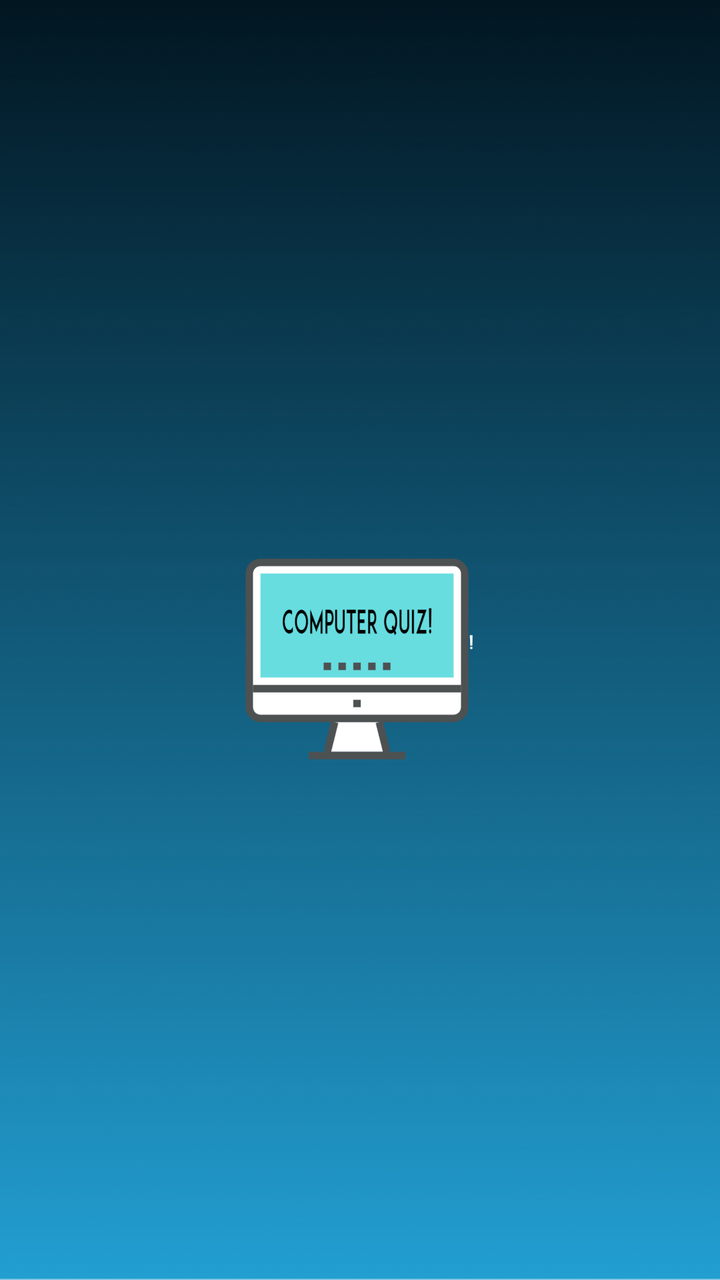
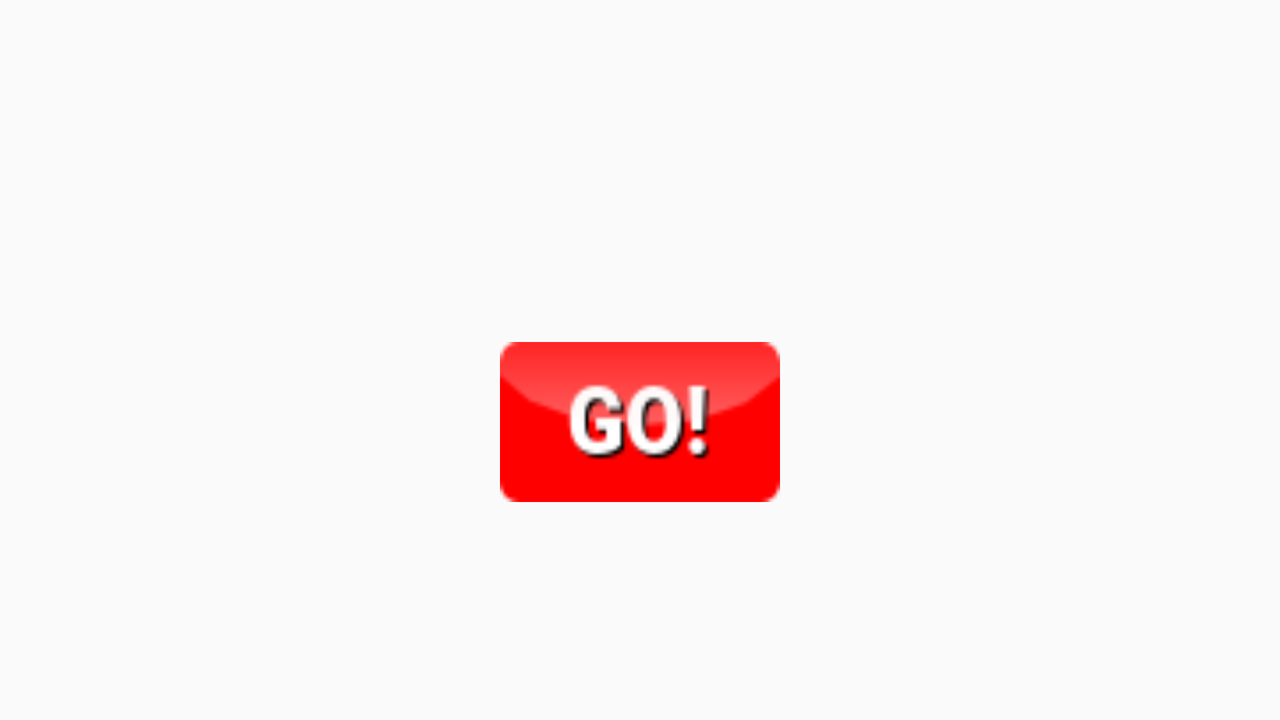

Two renders of one Android screen. The first uses the default layout on a phone; the second uses the alternative layout the repository ships for a different screen configuration, on a matching device. The two XML files are below.
<!-- AndroidManifest.xml: application theme AppTheme -->
<!-- res/layout/activity_start.xml -->
<?xml version="1.0" encoding="utf-8"?>
<RelativeLayout xmlns:android="http://schemas.android.com/apk/res/android"
    xmlns:app="http://schemas.android.com/apk/res-auto"
    xmlns:tools="http://schemas.android.com/tools"
    android:layout_width="match_parent"
    android:layout_height="match_parent"
    android:background="@drawable/background"
    tools:context="mrk2.kunalpatel.com.demoapps.Start">


    <ImageView
        android:id="@+id/imageView2"
        android:layout_width="wrap_content"

        android:layout_height="196dp"
        android:layout_alignParentStart="true"
        android:layout_alignParentTop="true"
        android:layout_alignParentEnd="true"
        android:layout_alignParentBottom="true"
        android:layout_marginStart="76dp"
        android:layout_marginTop="277dp"
        android:layout_marginEnd="77dp"
        android:layout_marginBottom="258dp"
        app:srcCompat="@drawable/computer_quiz_logo"
        tools:ignore="ContentDescription" />


</RelativeLayout>
<!-- resources referenced by this layout -->
<resources>
  <!-- drawable background: png bitmap (drawable, 198877 bytes) -->
  <!-- drawable computer_quiz_logo: png bitmap (drawable, 25265 bytes) -->
  <!-- from res/values-v21/ -->
  <style name="AppTheme" parent="Theme.AppCompat.Light.NoActionBar">
          
          <item name="colorPrimary">@color/colorPrimary</item>
          <item name="colorPrimaryDark">@color/statusbar</item>
          <item name="colorAccent">@color/colorAccent</item>
  
      </style>
  <color name="colorPrimary">#f71408</color>
  <color name="statusbar">#00A6BB</color>
  <color name="colorAccent">#04F570</color>
</resources>
<!-- res/layout-land/activity_start.xml (the author's variant of the layout above) -->
<!-- drawn on the phone turned sideways -->
<?xml version="1.0" encoding="utf-8"?>
<RelativeLayout xmlns:android="http://schemas.android.com/apk/res/android"
    xmlns:app="http://schemas.android.com/apk/res-auto"
    xmlns:tools="http://schemas.android.com/tools"
    android:layout_width="match_parent"
    android:layout_height="match_parent"
    android:background="@drawable/dark_image"
    tools:context="mrk2.kunalpatel.com.demoapps.Start">

    <Button
        android:id="@+id/bt0"
        android:layout_width="140dp"
        android:layout_height="80dp"
        android:layout_alignParentBottom="true"
        android:layout_centerHorizontal="true"
        android:layout_marginBottom="109dp"
        android:background="@drawable/button_go"
        android:textCursorDrawable="@color/colorPrimary"
        android:textSize="30sp" />

    <ImageView
        android:id="@+id/imageView2"
        android:layout_width="300dp"
        android:layout_height="200dp"
        android:layout_alignParentStart="true"
        android:layout_alignParentTop="true"
        android:layout_marginStart="317dp"
        android:layout_marginTop="82dp"
        app:srcCompat="@drawable/untitled"
        tools:ignore="ContentDescription" />


</RelativeLayout>
<!-- resources referenced by the variant -->
<!-- as the phone turned sideways resolves them -->
<resources>
  <color name="colorPrimary">#f71408</color>
  <!-- drawable button_go: png bitmap (drawable, 1929 bytes) -->
  <!-- drawable dark_image: jpg bitmap (mipmap-xhdpi, 429156 bytes) -->
  <!-- drawable untitled: jpg bitmap (mipmap-xxxhdpi, 25928 bytes) -->
  <!-- from res/values-v21/ -->
  <style name="AppTheme" parent="Theme.AppCompat.Light.NoActionBar">
          
          <item name="colorPrimary">@color/colorPrimary</item>
          <item name="colorPrimaryDark">@color/statusbar</item>
          <item name="colorAccent">@color/colorAccent</item>
  
      </style>
  <color name="statusbar">#00A6BB</color>
  <color name="colorAccent">#04F570</color>
</resources>
